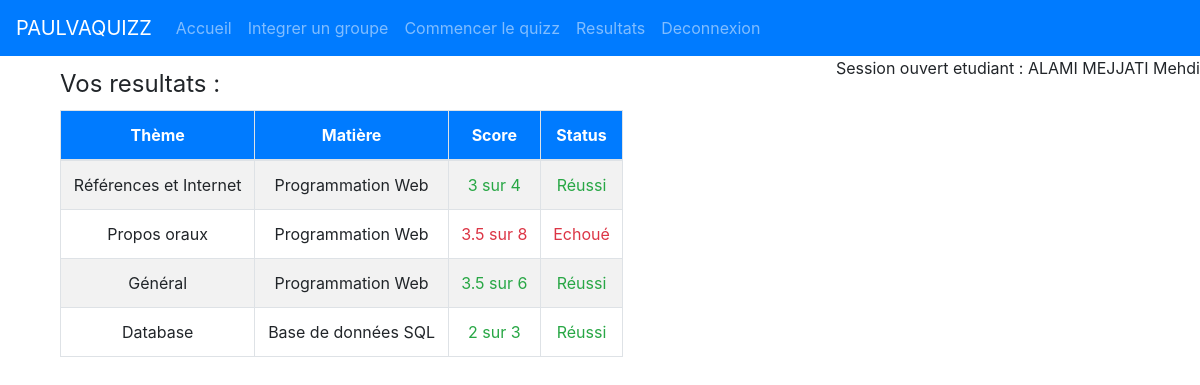
Screenshot of /Resultats.php (signed in) with the database file from the repository.
### tables this page shows
CREATE TABLE `resultat` (
  `id` int(11) NOT NULL,
  `id_etudiant` int(11) NOT NULL,
  `id_theme` int(11) NOT NULL,
  `score` float NOT NULL
);

CREATE TABLE `theme` (
  `id` int(11) NOT NULL,
  `nom` varchar(255) NOT NULL,
  `id_prof` int(11) NOT NULL
);

CREATE TABLE `professeur` (
  `id` int(11) NOT NULL,
  `email` varchar(255) NOT NULL,
  `motdepasse` varchar(250) NOT NULL,
  `nom_prof` varchar(255) NOT NULL,
  `prenom_prof` varchar(255) NOT NULL,
  `responsable_matière` varchar(255) NOT NULL
);

### Resultats.view.php (the view, shortened to what this page needs)
<div class="container" style="margin-top: 10px">
	<div class="row">
		<div class="col-md-9">
			<legend>Vos resultats : </legend>
			<table class="table table-striped table-bordered table-hover">
				<thead class="bg-primary text-white text-center">
					<tr scope="row">
						<th scope="col">Thème </th>
						<th scope="col">Matière </th>
						<th scope="col">Score </th>
						<th scope="col">Status </th>
					</tr>
				</thead>
				<tbody class="text-center">
					<?php while($resultat = $resultats->fetch()){
							$theme = $bdd->prepare("SELECT * from theme where id= ?");
							$theme->execute([$resultat->id_theme]);
							$theme = $theme->fetch();
							$questions = $bdd->prepare("SELECT * FROM question where id_theme = ?");
						 $questions->execute([$theme->id]);
						 $nbreponses = 0;
						 while($question = $questions->fetch()){
						 	$reponsenb =  $bdd->prepare("SELECT * from reponses where correct = 1 and id_question = ?");
							$reponsenb->execute([$question->id]);
							while($reponsen = $reponsenb->fetch()){
							if($reponsen->correct == 1){
								$nbreponses = $nbreponses + 1;
							 }
							}
							}
							$professeur = $bdd->prepare("SELECT * FROM professeur where id = ?");
							$professeur->execute([$theme->id_prof]);
							$professeur = $professeur->fetch();
						?>
							<tr>
								<td><?= $theme->nom ?></td>
								<td><?=$professeur->responsable_matière?></td>
								<?php if($resultat->score >= ($nbreponses/2)){ ?>
								<td class="text-success">
									<?= $resultat->score?> sur <?=$nbreponses?>
								</td>
								<td class="text-success">
									Réussi
								</td>
								<?php }else{	?>
									<td class="text-danger">
									<?= $resultat->score?> sur <?=$nbreponses?>
								</td>
								<td class="text-danger">
									Echoué
								</td>
								<?php } ?>
							</tr>
						<?php } ?>
				</tbody>
			</table>
		</div>
	</div>
</div>
</body>
</html>

### header.php (shortened to what this page needs)
<?php session_start();
 $base = "/Quizz" ?>
<!DOCTYPE html>
<html>
<head>
<link rel="stylesheet" href="https://maxcdn.bootstrapcdn.com/bootstrap/4.0.0/css/bootstrap.min.css">
<link href="//maxcdn.bootstrapcdn.com/font-awesome/4.2.0/css/font-awesome.min.css" rel="stylesheet">
</head>
<body>
	<nav class="navbar navbar-expand-lg navbar-dark bg-primary">
  <a class="navbar-brand" href="<?= $base?>/index.php">PAULVAQUIZZ</a>
  <div class="collapse navbar-collapse" id="navbarNav">
    <ul class="navbar-nav">
      <li class="nav-item" id="home">
        <a class="nav-link" href="<?= $base?>/index.php">Accueil <span class="sr-only">(current)</span></a>
      </li>
     	<?php if(!isset($_SESSION["etudiant"]) && !isset($_SESSION["prof"])){
     		?>
     		<li class="nav-item" id = "conexion">
       			 <a class="nav-link" href="<?= $base?>/Connexion.php">Connexion <span class="sr-only">(current)</span></a>
     		 </li>
     		 </ul>
          </div>
</nav>
     		<?php
     	} else if(isset($_SESSION["etudiant"])){
     		?>
     			<li class="nav-item" id = "participer">
       			 <a class="nav-link" href="<?= $base?>/Groupes.php">Integrer un groupe <span class="sr-only">(current)</span></a>
     		 </li>
     		 <li class="nav-item " id = "test">
       			 <a class="nav-link " href="<?= $base?>/quizz.php">Commencer le quizz <span class="sr-only">(current)</span></a>
     		 </li>
          <li class="nav-item " id = "results">
             <a class="nav-link " href="<?= $base?>/Resultats.php">Resultats <span class="sr-only">(current)</span></a>
         </li>
     			<li class="nav-item" id = "Deconnexion">
       			 <a class="nav-link" href="<?= $base?>/Deconnexion.php">Deconnexion <span class="sr-only">(current)</span></a>
     		 </li>
         </ul>
          </div>
</nav>
<div class="float-right">
           Session ouvert etudiant : <?= $_SESSION["etudiant"]->nom_elv ?> <?= $_SESSION["etudiant"]->prenom_elv?>
         </div>
     <?php	} else if($_SESSION["prof"]){
      ?>
      <li class="nav-item" id = "participer">
             <a class="nav-link" href="<?= $base?>/NouveauGroupe.php">Créer un groupe <span class="sr-only">(current)</span></a>
         </li>
         <li class="nav-item" id = "participer">
             <a class="nav-link" href="<?= $base?>/NouveauQuizz.php">Créer un quizz<span class="sr-only">(current)</span></a>
             <li class="nav-item" id = "participer">
             <a class="nav-link" href="<?= $base?>/Etudiants.php">Etudiants <span class="sr-only">(current)</span></a>
         </li>
         <li class="nav-item" id = "participer">
             <a class="nav-link" href="<?= $base?>/ListeQuizz.php">Quizz <span class="sr-only">(current)</span></a>
         </li>
          <li class="nav-item" id = "participer">
             <a class="nav-link" href="<?= $base?>/ListeGroupe.php">Groupes <span class="sr-only">(current)</span></a>
         </li>
             <li class="nav-item" id = "participer">
             <a class="nav-link" href="<?= $base?>/Deconnexion.php">Deconnexion <span class="sr-only">(current)</span></a>
         </li>
         </ul>
          </div>
</nav>
         <div class="float-right">
           Session ouvert professeur : <?= $_SESSION["prof"]->nom_prof ?> <?= $_SESSION["prof"]->prenom_prof ?>
         </div>
      <?php
     } ?>

### Resultats.php (shortened to what this page needs)
<?php
	require "views/header.php";
	require "inc/bdd.php";
	if(isset($_SESSION["etudiant"])){
		$resultats = $bdd->prepare("SELECT * FROM resultat where id_etudiant = ?");
		$resultats->execute([$_SESSION["etudiant"]->id]);
		require  'views/Resultats.view.php';
	}

### rows the page displays
resultat: id_theme.nom "Références et Internet", professeur.responsable_matière "Programmation Web", score "3", nbreponses "4"
resultat: id_theme.nom "Propos oraux", professeur.responsable_matière "Programmation Web", score "3.5", nbreponses "8"
resultat: id_theme.nom "Général", professeur.responsable_matière "Programmation Web", score "3.5", nbreponses "6"
resultat: id_theme.nom "Database", professeur.responsable_matière "Base de données SQL", score "2", nbreponses "3"

### other values shown
$_SESSION["etudiant"]->nom_elv "ALAMI MEJJATI"
$_SESSION["etudiant"]->prenom_elv "Mehdi"
